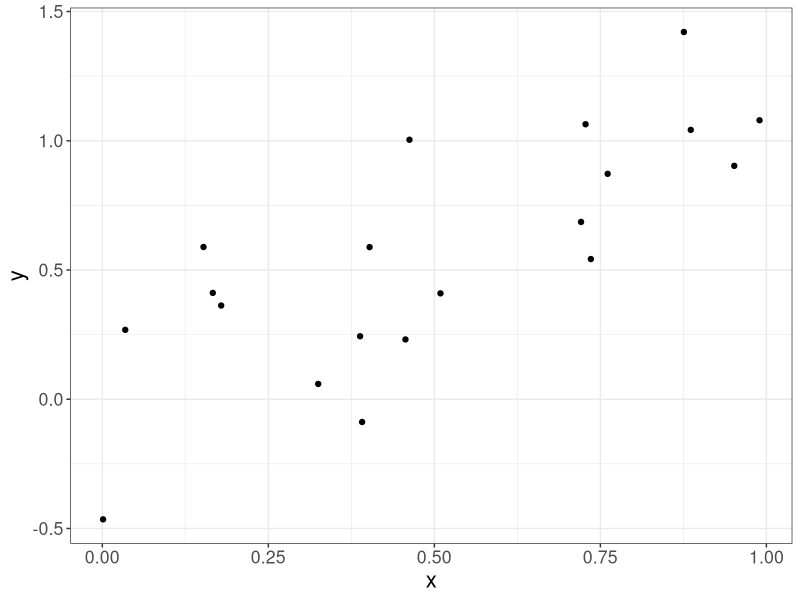
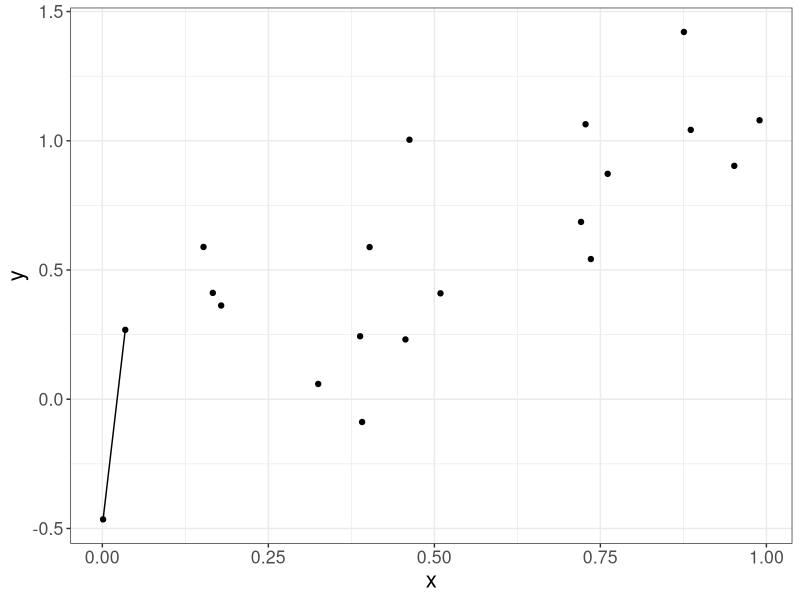
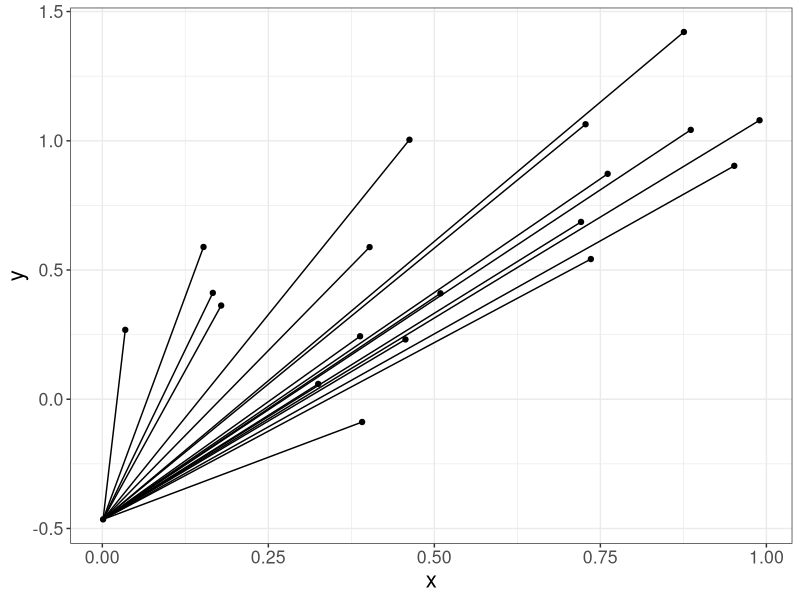
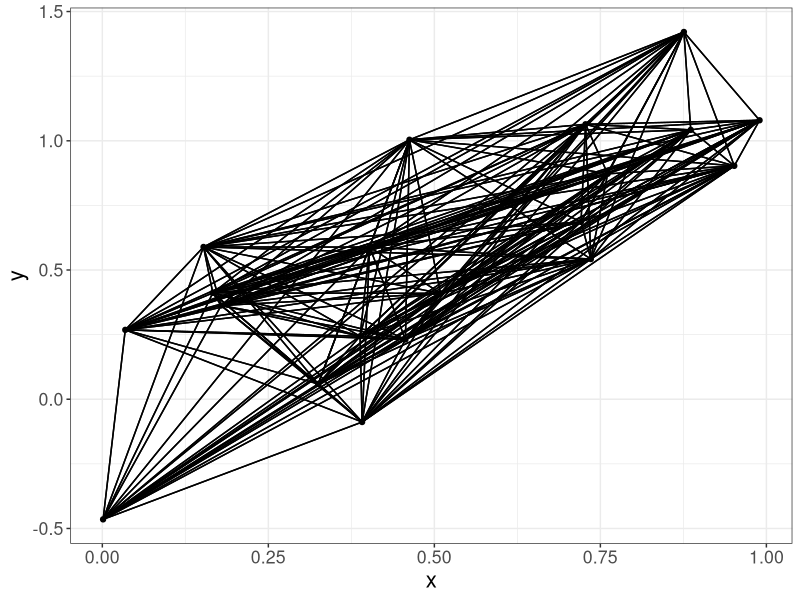
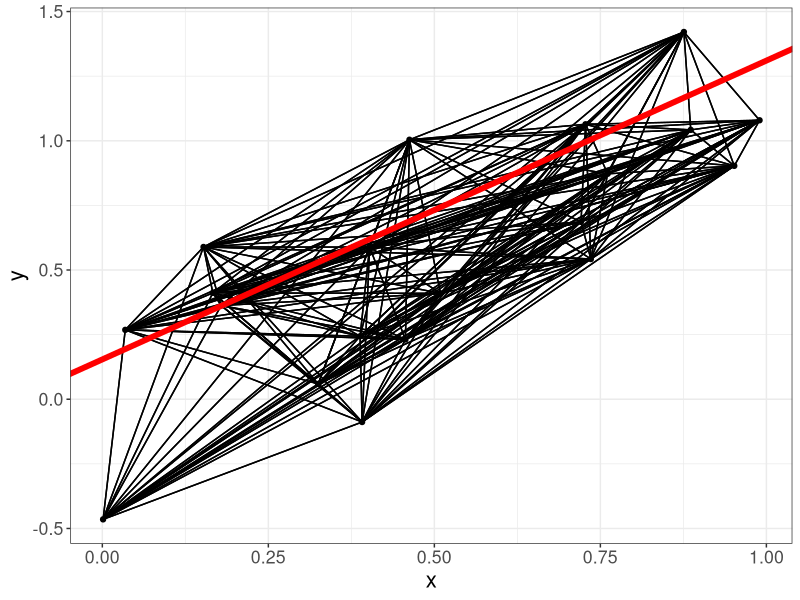

These figures' R source, in order:
library(tidyverse)

set.seed(12345)
x <- runif(20)
intercept <- 0
slope <- 1
noise <- rnorm(20, mean = 0, sd = 0.3) # Normally distributed error terms
y <- intercept + slope * x + noise
xy_df <- data.frame(x = x, y = y)
jpeg("figures/sens_example_1.jpg", width = 7, height = 5, units = "in", res = 600)
ggplot(xy_df) +
  geom_point(aes(x, y)) +
  theme_bw() +
  theme(text = element_text(size = 16))
dev.off()

x_long <- c()
y_long <- c()
xend_long <- c()
yend_long <- c()
slopes <- c()
intercepts <- c()
count <- 1
for (i in 1:20) {
  xnot <- x[-i]
  ynot <- y[-i]
  for (j in 1:19) {
    x_long[count] <- x[i]
    y_long[count] <- y[i]
    xend_long[count] <- xnot[j]
    yend_long[count] <- ynot[j]
    slopes[count] <- (ynot[j] - y[i]) / (xnot[j] - x[i])
    intercepts[count] <- y[i] - (slopes[count] * x[i])
    count <- count + 1
  }
}
xy_df_long <- data.frame(x = x_long, y = y_long,
                         xend = xend_long, yend = yend_long,
                         slope = slopes, intercept = intercepts)
xy_df_long_sorted <- xy_df_long |>
  arrange(x, xend)

jpeg("figures/sens_example_2.jpg", width = 7, height = 5, units = "in", res = 600)
ggplot() +
  geom_point(data = xy_df, aes(x, y)) +
  theme_bw() +
  geom_segment(data = xy_df_long_sorted[1, ],
               aes(x = x, y = y,
                   xend = xend, yend = yend)) +
  theme(text = element_text(size = 16))
dev.off()

jpeg("figures/sens_example_3.jpg", width = 7, height = 5, units = "in", res = 600)
ggplot() +
  geom_point(data = xy_df, aes(x, y)) +
  theme_bw() +
  geom_segment(data = xy_df_long_sorted[1:19, ],
               aes(x = x, y = y,
                   xend = xend, yend = yend)) +
  theme(text = element_text(size = 16))
dev.off()

jpeg("figures/sens_example_4.jpg", width = 7, height = 5, units = "in", res = 600)
ggplot(xy_df) +
  geom_point(aes(x, y)) +
  theme_bw() +
  geom_segment(data = xy_df_long, aes(x = x, y = y, xend = xend, yend = yend)) +
  theme(text = element_text(size = 16))
dev.off()

jpeg("figures/sens_example_5.jpg", width = 7, height = 5, units = "in", res = 600)
ggplot(xy_df) +
  geom_point(aes(x, y)) +
  theme_bw() +
  geom_segment(data = xy_df_long, aes(x = x, y = y, xend = xend, yend = yend)) +
  geom_abline(slope = median(xy_df_long$slope),
              intercept = median(xy_df_long$intercept),
              lwd = 2, color = "red") +
  theme(text = element_text(size = 16))
dev.off()
